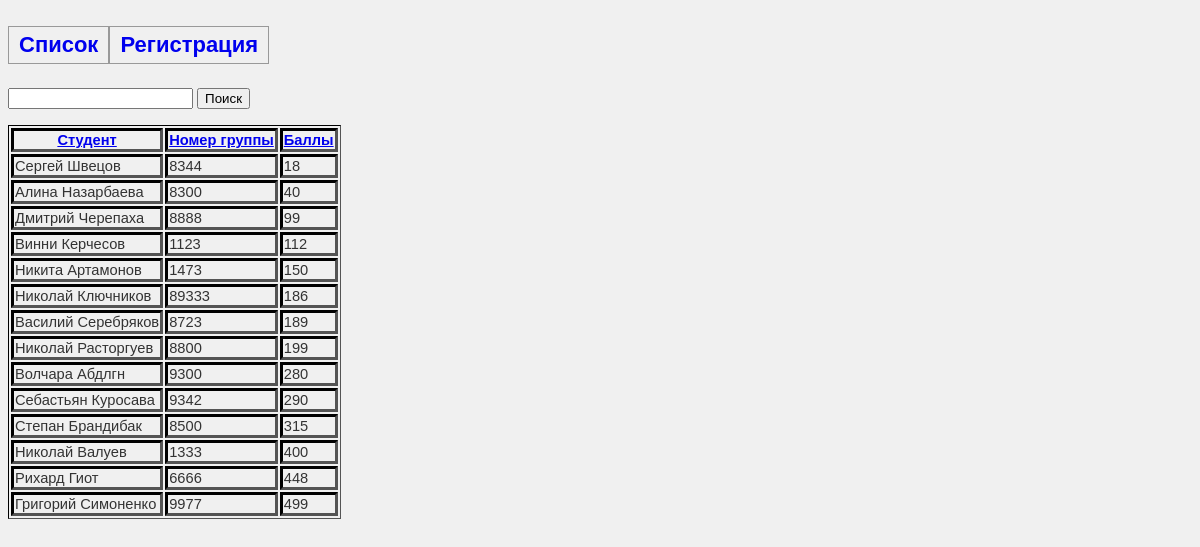
Before: / with the older database file.
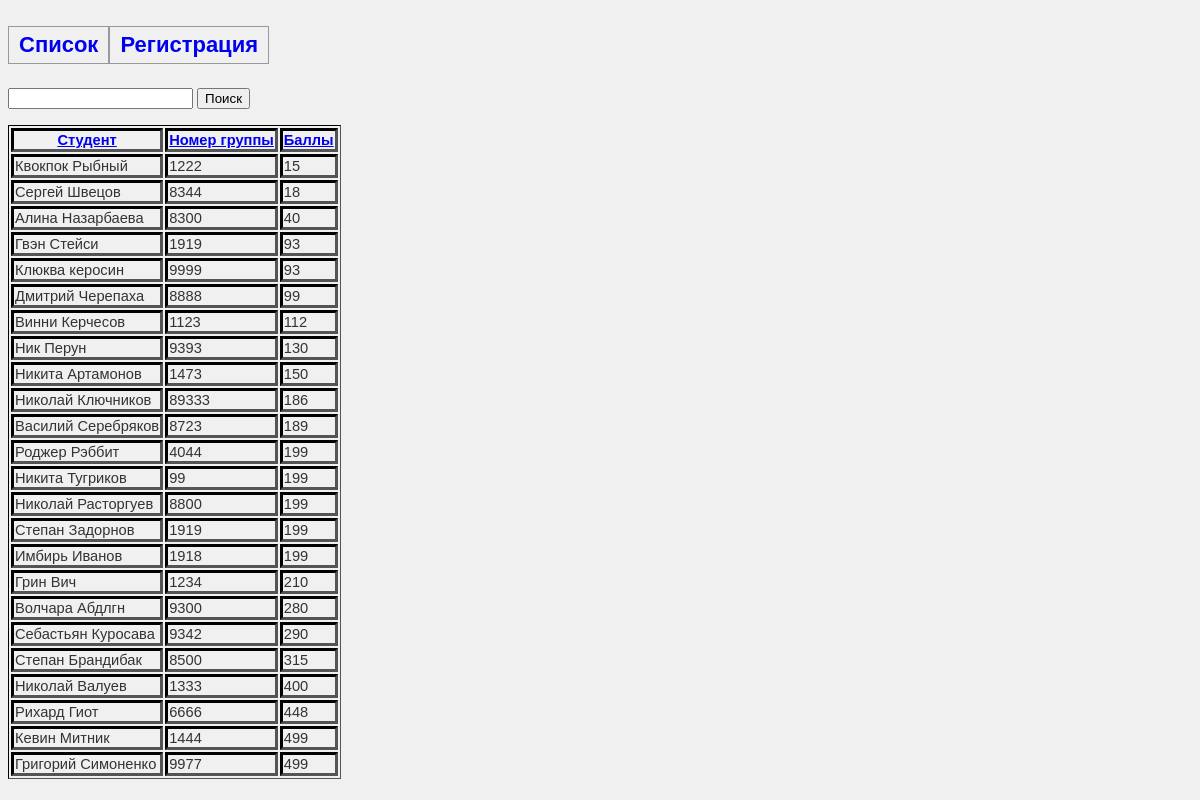
After: the same page with the newer database file.
### tables this page shows
CREATE TABLE `students` (
  `id` int(11) NOT NULL AUTO_INCREMENT,
  `name` varchar(20) DEFAULT NULL,
  `sname` varchar(20) DEFAULT NULL,
  `email` varchar(200) DEFAULT NULL,
  `birthdate` year(4) DEFAULT NULL,
  `points` int(11) DEFAULT NULL,
  `sex` enum('М','Ж') DEFAULT NULL,
  `groupindex` varchar(20) DEFAULT NULL,
  PRIMARY KEY (`id`)
);

### index.php (called while the page is built, shortened)
<?php
require_once "/lib/PDO.php";
require_once "/lib/DataMapper.php";
include "/templates/main.html";
?>

### lib/DataMapper.php (the view, shortened to what this page needs)
<?php
class StudentMapper{
	public $DBH;
	public function __construct($DBH){
		$this->DBH = $DBH;
	}
	public function showStudents($sort, $class){
	$STH  = $this->DBH->query("SELECT name, sname, groupindex, points FROM students ORDER BY $sort");
    $STH->setFetchMode(PDO::FETCH_CLASS, get_class($class));
while($obj = $STH->fetch()){
	echo "<tr><td>$obj->name $obj->sname</td><td>$obj->groupindex</td><td>$obj->points</td></tr>";
}
	}
}
?>

### style.css (style rules this page uses)
body { font-family:Arial, Verdana, sans-serif; font-size: 11pt; background-color: #f0f0f0; color: #333; }
h2 { float: left; border-bottom: 1px solid #999; border-top: 1px solid #999; border-left: 1px solid #999; border-right: 1px solid #999; padding-left: 10px; padding-right: 10px; padding-top: 5px; padding-bottom: 5px; }
a.navigation { text-decoration: none; }
table { border:1px inset black; }
th { border:3px inset black; }
td { border:3px inset black; }

Changed rows visible on the page:
added students: name "Квокпок", sname "Рыбный", groupindex "1222", points "15"
added students: name "Гвэн", sname "Стейси", groupindex "1919", points "93"
added students: name "Клюква", sname "керосин", groupindex "9999", points "93"
added students: name "Ник", sname "Перун", groupindex "9393", points "130"
added students: name "Роджер", sname "Рэббит", groupindex "4044", points "199"
added students: name "Никита", sname "Тугриков", groupindex "99", points "199"
added students: name "Степан", sname "Задорнов", groupindex "1919", points "199"
added students: name "Имбирь", sname "Иванов", groupindex "1918", points "199"
added students: name "Грин", sname "Вич", groupindex "1234", points "210"
added students: name "Кевин", sname "Митник", groupindex "1444", points "499"
